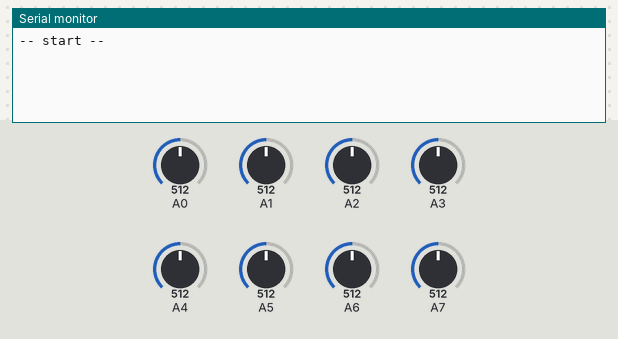
Recording of a sketch running on a simulated Arduino Nano, built with avr-gcc and run on an emulated ATmega328P. On the bench: the last lines printed to the serial monitor. The test bench sets the inputs (shaded band); at power-on: A0 = 512, A1 = 512, A2 = 512, A3 = 512, A4 = 512, A5 = 512, A6 = 512, A7 = 512.

Above: at 1.3 s.
1.4 s: A0 set to 372
2.9 s: A0 set to 352
At 3.18 s:
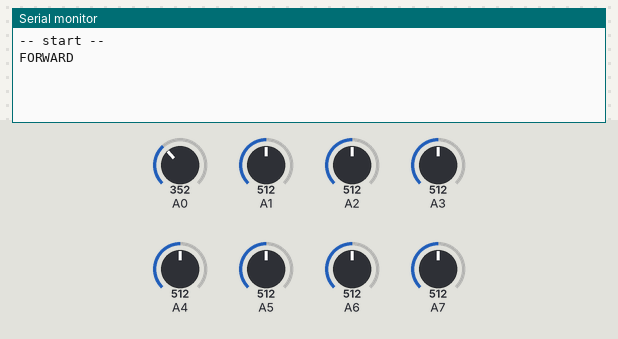
5.0 s: A1 set to 361
At 5.18 s:
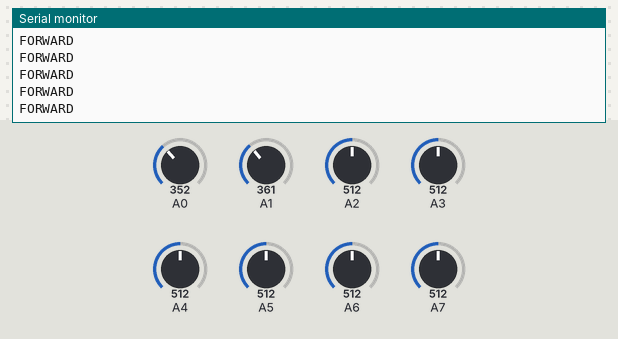
6.5 s: A1 set to 344
At 6.68 s:
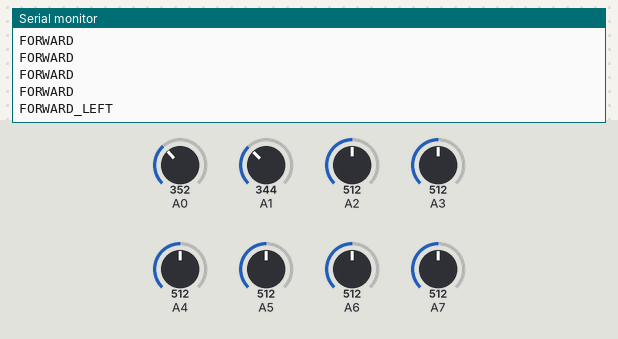
8.5 s: A2 set to 362
At 8.68 s:
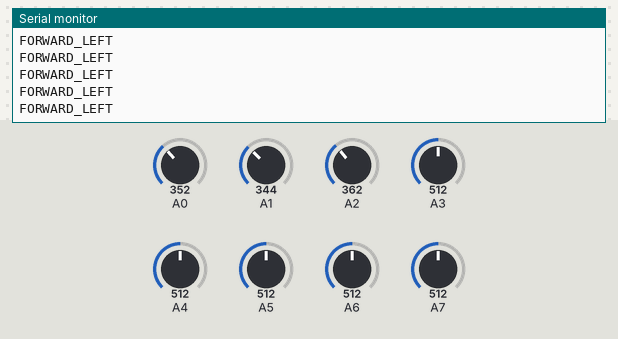
10.0 s: A2 set to 336
At 10.18 s:
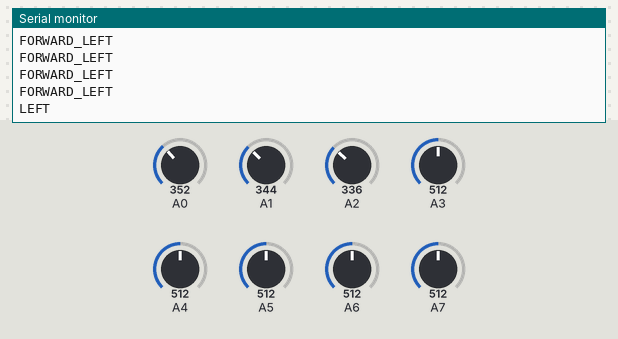

Measured:
- the behaviour switches between 361 and 360 on A0 (found by bisection; images 0 and 1)
- the behaviour switches between 352 and 351 on A1 (found by bisection; images 2 and 3)
- the behaviour switches between 344 and 343 on A2 (found by bisection; images 4 and 5)
- after the input at 2.9 s, the serial monitor: prints a new line after 0.10 s (image 1)
- after the input at 6.5 s, the serial monitor: prints a new line at once (image 3)
- after the input at 10.0 s, the serial monitor: prints a new line at once (image 5)

The sketch:

ldr_test.ino
```cpp
#define DEBUG
//#define DEBUG_

#define MAX_THRESHOLD 360

unsigned long lastMillis = 0;

char str[4];
int lowest = 1024;
int lowestP = 8;
int data[8];
int best;

typedef enum {
  FORWARD,
  FORWARD_LEFT,
  LEFT,
  BACKWARD_LEFT,
  BACKWARD,
  BACKWARD_RIGHT,
  RIGHT,
  FORWARD_RIGHT,
  STOP
} dir_enum;

void setup()
{
  Serial.begin(9600);
  for (int i = 0; i < 8; i++)
  {
    data[i] = 1024;
  }
  Serial.println(F("-- start --"));
}

void loop()
{
  int ar;
//  int tmp;
  unsigned long currentMillis = millis();

  // only send data every quarter second
  if (currentMillis - lastMillis >= 250)
  {
    lastMillis = currentMillis;
    for (int i = A0; i < A7 + 1; i++)
    {
      ar = i - 14;
      data[ar] = analogRead(i);
#ifdef ANA_PRINT
      Serial.print(F("d["));
      Serial.print(ar);
      Serial.print(F("]: "));
      Serial.print(data[ar]);
      Serial.print(F("\t"));
#endif
    }
    for (int i = 0; i < 8; i++)
    {
      if (data[i] <= MAX_THRESHOLD && data[i] < lowest)
      {
        lowest = data[i];
        lowestP = i;
#ifdef DEBUG_
        Serial.print(F("lowestP: "));
        Serial.print(lowestP);
        Serial.print(F(" lowest: "));
        Serial.println(lowest);
#endif
      }
    }
#ifdef DEBUG_
    if (lowestP != 8)
    {
      Serial.print(F(" data["));
      Serial.print(lowestP);
      Serial.print(F("]: "));
      Serial.print(data[lowestP]);
      Serial.print(F(" lowest: "));
      Serial.println(lowest);
    }
#endif
    if (lowestP != 8 && lowest != 1024)
    {
      if (data[lowestP] <= MAX_THRESHOLD)
      {
        best = lowestP;
        //Serial.print(F("d[")); Serial.print(lowestP); Serial.print(F("] ")); Serial.println(data[lowestP]);
        //itoa(str, best, 10);
        printDir(best, true);
//        sprintf(str, "%d", best);
//        Serial.write(str, 4);
      }
    }
  }
  lowest = 1024;
  lowestP = 8;
}

void printDir(int d, boolean el)
{
  switch (d)
  {
    case -1: break;
    case FORWARD: if (!el) Serial.print(F("FORWARD")); else Serial.println(F("FORWARD")); break;
    case FORWARD_LEFT: if (!el) Serial.print(F("FORWARD_LEFT")); else Serial.println(F("FORWARD_LEFT")); break;
    case LEFT: if (!el) Serial.print(F("LEFT")); else Serial.println(F("LEFT")); break;
    case BACKWARD_LEFT: if (!el) Serial.print(F("BACKWARD_LEFT")); else Serial.println(F("BACKWARD_LEFT")); break;
    case BACKWARD: if (!el) Serial.print(F("BACKWARD")); else Serial.println(F("BACKWARD")); break;
    case BACKWARD_RIGHT: if (!el) Serial.print(F("BACKWARD_RIGHT")); else Serial.println(F("BACKWARD_RIGHT")); break;
    case RIGHT: if (!el) Serial.print(F("RIGHT")); else Serial.println(F("RIGHT")); break;
    case FORWARD_RIGHT: if (!el) Serial.print(F("FORWARD_RIGHT")); else Serial.println(F("FORWARD_RIGHT")); break;
    case STOP: if (!el) Serial.print(F("STOP")); else Serial.println(F("STOP")); break;
    default: Serial.print(F("ERROR ")); if (!el) Serial.print(d); else Serial.println(d); break;
  }
}
```
